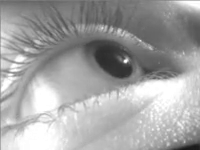
#> input picture frame 142 of RANSAC Eye/demo2.mp4, 200 x 150 px
$ python pupiltest.py   (older library calls are emulated)
#> lines starting #> are read from the running program, lines starting #| are printed output that depends on the picture; after the words box and inside, x2 and y2 are one past the last pixel; in counts of white or black regions, pixels touching at a corner belong together
import cv2
import numpy as np
# [86 lines left out: functions fit_rotated_ellipse_ransac, fit_rotated_ellipse, not called in this run]

cap = cv2.VideoCapture("demo2.mp4")  # change this to the video you want to test
if cap.isOpened() == False:
    print("Error opening video stream or file")
while cap.isOpened():
    ret, img = cap.read()
#> img is the input picture: shape (150, 200, 3); min 24, max 255, mean 163.4
    if ret == True:
        newImage2 = img.copy()
        kernel = cv2.getStructuringElement(cv2.MORPH_ELLIPSE, (3, 3))
        image_gray = cv2.cvtColor(img, cv2.COLOR_BGR2GRAY)
        #remove 10 pixels from the bottom of the image
        image_gray = image_gray[0:img.shape[0]-10, :]
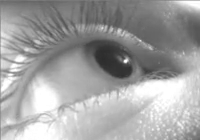
#> image_gray: shape (140, 200); min 44, max 255, mean 161.6
        min_val, max_val, min_loc, max_loc = cv2.minMaxLoc(image_gray)
#> min_val = 44; max_val = 255; min_loc = (102, 58); max_loc = (188, 2)
        #find threshold value
        threshold_value = min_val + 20
#> threshold_value = 64
        ret, thresh = cv2.threshold(
            image_gray, threshold_value, 255, cv2.THRESH_BINARY
        )  # this will need to be adjusted everytime hardwere is changed (brightness of IR, Camera postion, etc)
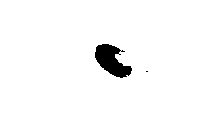
#> thresh: shape (140, 200); 97.4% white; 2 black regions (1 under 20 px), largest, box (x1, y1, x2, y2) and area: (95, 44, 132, 78) 716
#> ret = 64
        #find the darkest point in the image using minMaxLoc
        #plot the darkest point on the image
        opening = cv2.morphologyEx(thresh, cv2.MORPH_OPEN, kernel)
#> opening: shape (140, 200); 97.4% white; 2 black regions (1 under 20 px), largest, box (x1, y1, x2, y2) and area: (95, 44, 132, 78) 722
        closing = cv2.morphologyEx(opening, cv2.MORPH_CLOSE, kernel)
#> closing: shape (140, 200); 97.5% white; 1 black region, box (x1, y1, x2, y2) and area: (95, 44, 132, 78) 712
        image = 255 - closing
#> image: shape (140, 200); 2.5% white; 1 white region
        contours, hierarchy = cv2.findContours(
            image, cv2.RETR_TREE, cv2.CHAIN_APPROX_NONE
        )
#> contours = 1 contour; box (x1, y1, x2, y2) and area: (95, 44, 132, 78) 660
        hull = []
        for i in range(len(contours)):
            hull.append(cv2.convexHull(contours[i], False))
#> this loop made 1 pass
#> after the loop, hull = 1 contour; box (x1, y1, x2, y2) and area: (95, 44, 132, 78) 796
        # try:
        #     cv2.drawContours(img, contours, -1, (255, 0, 0), 1)
        #     cnt = sorted(hull, key=cv2.contourArea)
        #     maxcnt = cnt[-1]
        #     ellipse = cv2.fitEllipse(maxcnt)
        #     cx, cy, w, h, theta = fit_rotated_ellipse_ransac(maxcnt.reshape(-1, 2))
        #     print(cx, cy)
        #     cv2.circle(newImage2, (int(cx), int(cy)), 2, (0, 0, 255), -1)
        #     cx1, cy1, w1, h1, theta1 = fit_rotated_ellipse(maxcnt.reshape(-1, 2))
        #     cv2.ellipse(
        #         newImage2,
        #         (int(cx), int(cy)),
        #         (int(w), int(h)),
        #         theta * 180.0 / np.pi,
        #         0.0,
        #         360.0,
        #         (50, 250, 200),
        #         1,
        #     )
        # except:
        #     pass
        cv2.circle(newImage2, min_loc, 2, (0, 0, 255), -1)
#> newImage2: shape (150, 200, 3); 0.04% of pixels changed, all inside (x1, y1, x2, y2) = (100, 56, 105, 61)
        cv2.imshow("Ransac", newImage2)
        cv2.imshow("Thresh", thresh)
        #make it into a video

        if cv2.waitKey(1) & 0xFF == ord("q"):
#> (key q is pressed here)
            break
#> (the run stopped early here; a loop or call above may not have finished)

$ run again, starting later in the video
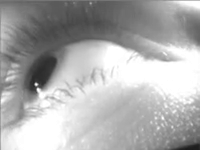
#> input picture frame 639 of RANSAC Eye/demo2.mp4, 200 x 150 px
#> img is the input picture: shape (150, 200, 3); min 27, max 255, mean 173
#> `image_gray = image_gray[0:img.shape[0]-10, :]`:
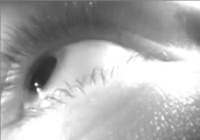
#> image_gray: shape (140, 200); min 40, max 255, mean 172.1
#> min_val = 40; max_val = 255; min_loc = (33, 82); max_loc = (185, 2)
#> threshold_value = 60
#> `ret, thresh = cv2.threshold( image_gray, threshold_value, 255, cv2.THR..`:
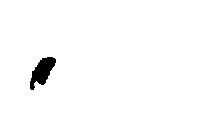
#> thresh: shape (140, 200); 98.4% white; 1 black region, box (x1, y1, x2, y2) and area: (30, 57, 56, 90) 455
#> opening: shape (140, 200); 98.4% white; 1 black region, box (x1, y1, x2, y2) and area: (30, 57, 56, 90) 457
#> image: shape (140, 200); 1.6% white; 1 white region
#> contours = 1 contour; box (x1, y1, x2, y2) and area: (30, 57, 56, 90) 411
#> the loop `for i in range(len(contours)):` made 1 pass
#> after the loop `for i in range(len(contours)):`: hull = 1 contour; box (x1, y1, x2, y2) and area: (30, 57, 56, 90) 477
#> newImage2: shape (150, 200, 3); 0.04% of pixels changed, all inside (x1, y1, x2, y2) = (31, 80, 36, 85)

$ run again, starting later in the video
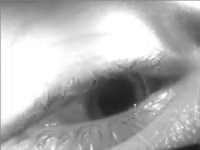
#> input picture frame 1137 of RANSAC Eye/demo2.mp4, 200 x 150 px
#> img is the input picture: shape (150, 200, 3); min 27, max 255, mean 176.1
#> `image_gray = image_gray[0:img.shape[0]-10, :]`:
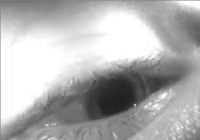
#> image_gray: shape (140, 200); min 33, max 255, mean 177.2
#> min_val = 33; max_val = 255; min_loc = (119, 97); max_loc = (186, 1)
#> threshold_value = 53
#> `ret, thresh = cv2.threshold( image_gray, threshold_value, 255, cv2.THR..`:
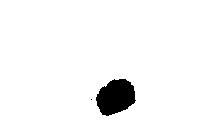
#> thresh: shape (140, 200); 96.2% white; 2 black regions (1 under 20 px), largest, box (x1, y1, x2, y2) and area: (96, 79, 136, 116) 1062
#> opening: shape (140, 200); 96.2% white; 2 black regions (1 under 20 px), largest, box (x1, y1, x2, y2) and area: (96, 79, 136, 116) 1064
#> closing: shape (140, 200); 96.2% white; 1 black region, box (x1, y1, x2, y2) and area: (96, 79, 136, 116) 1061
#> image: shape (140, 200); 3.8% white; 1 white region
#> contours = 1 contour; box (x1, y1, x2, y2) and area: (96, 79, 136, 116) 1007
#> the loop `for i in range(len(contours)):` made 1 pass
#> after the loop `for i in range(len(contours)):`: hull = 1 contour; box (x1, y1, x2, y2) and area: (96, 79, 136, 116) 1046
#> newImage2: shape (150, 200, 3); 0.04% of pixels changed, all inside (x1, y1, x2, y2) = (117, 95, 122, 100)
